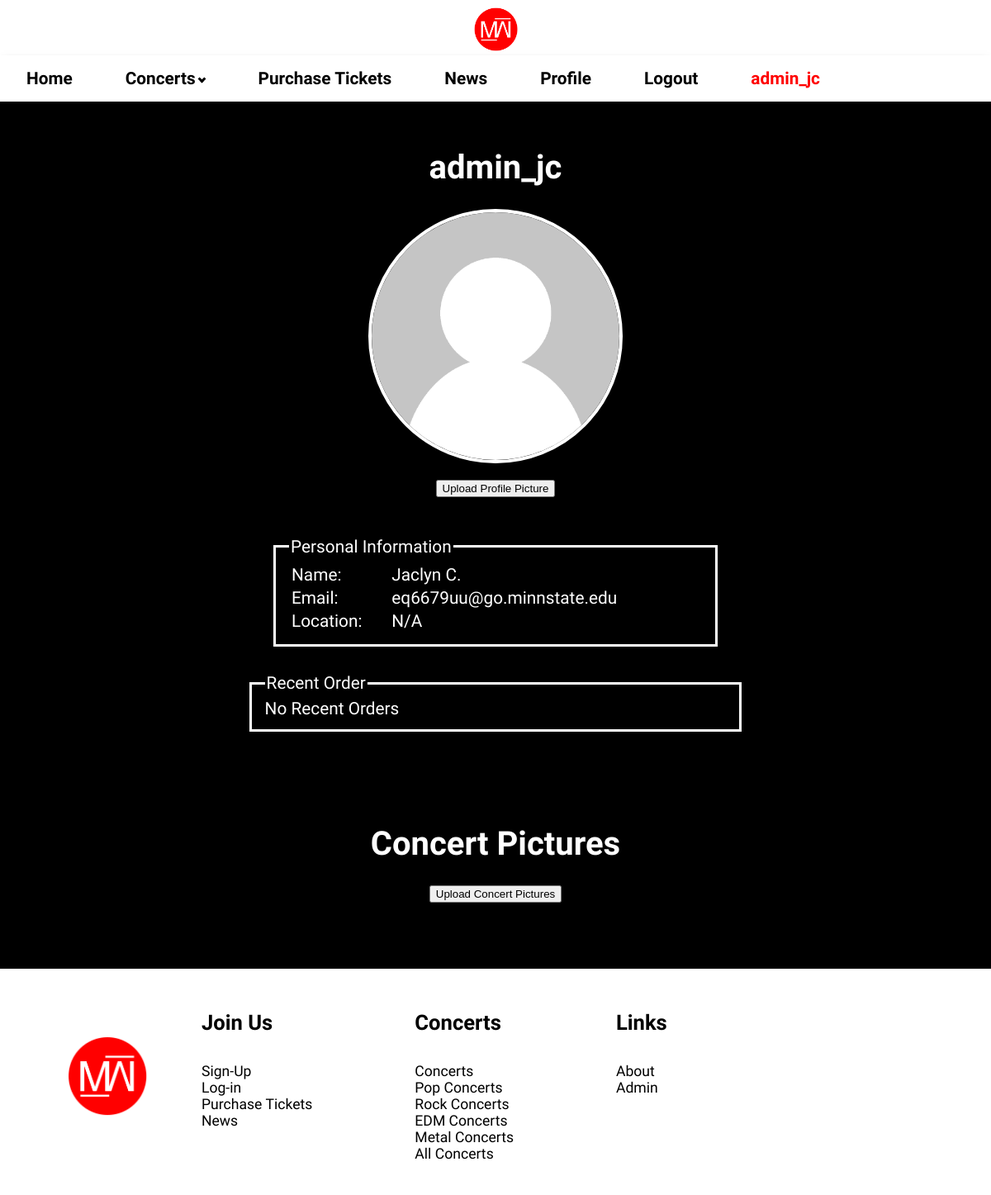
Page /Profile.php (signed in) on the committed database.
### tables this page shows
create table users (
userID int(11) unsigned NOT NULL PRIMARY KEY AUTO_INCREMENT,
Username varchar(25) NOT NULL,
Password varchar(255) NOT NULL,
Email varchar(50) NOT NULL,
Firstname varchar(25) NOT NULL,
Lastname varchar(25) NOT NULL,
Street varchar(25),
City varchar(25),
State varchar(25),
prof_picture varchar(50),
created timestamp NOT NULL DEFAULT CURRENT_TIMESTAMP ON UPDATE CURRENT_TIMESTAMP,
admin tinyint(1) not null default '0'
);

### Profile.php (the view, shortened to what this page needs)
<?php
include('loginfunctions.php');
?>
<!DOCTYPE html>
<head>
<link rel="stylesheet" type="text/css" href="css/generalstylesheet.css">
<link rel="stylesheet" type="text/css" href="css/Profile.css">
</head>
<body>
<h1><?php echo $_SESSION['username']; ?></h1>
<?php
include("config.php");
?>
<div class='centered'>
<?php
	$sql = "SELECT prof_picture FROM users WHERE username='".$_SESSION['username']."'";
	$result = mysqli_query($link,$sql);
	$row = mysqli_fetch_array($result);
  if (empty($row['prof_picture'])){
    echo '
    <img src="Profile/nopic.png" height="300" width="300" id=\'profile-picture\'><br>';
  }else {
    echo '
    <img src="Profile/'.$row['prof_picture'].'
    " height="300" width="300" id=\'profile-picture\'><br>';
  }
?>
    <button onclick="myFunction1()" class='button' id='profpic-button'>Upload Profile Picture</button>
</div>
	    <?php
			$sql = "SELECT * FROM users where username='".$_SESSION['username']."'";
			$result = mysqli_query($link,$sql);
			echo "<fieldset id='info'>";
			echo "<legend>Personal Information</legend>";
			echo "<table>";
			while($row = mysqli_fetch_array($result)) {
				echo "<tr>";
				echo "<td>Name:</td>";
				echo "<td>" . $row['Firstname'] . " ". $row['Lastname'] . "</td>";
				echo "</tr><tr>";
				echo "<td>Email:</td>";
				echo "<td>" . $row['Email'] . "</td>";
				echo "</tr><tr>";
        echo "<td>Location:</td>";
        if(empty($row['Street']) && empty($row['City']) && empty($row['State'])){
          echo "<td>N/A</td>";
        }else {
          echo "<td>" . $row['Street'] . ", " . $row['City'] . ", " . $row['State'] . "</td>";
        }
				echo "</tr>";
			}
			echo "</table>";
			echo "</fieldset>";
      ?>
    <?php
    echo "<div id='orders-container'>";
  	echo "<fieldset id='orders'>";
	echo "<legend>Recent Order</legend>";
			echo "</fieldset>";
      echo "</div>";
		?>
<h1 class="head">Concert Pictures</h1>
  <div class='centered'>
    <button onclick="myFunction2()" class="button">Upload Concert Pictures</button>
  </div>
</body>
</html>

### css/generalstylesheet.css (style rules this page uses)
body { font-family: 'Staatliches', sans-serif; margin: 0; padding: 0; width: 100%; height: 100%; }
header { padding-top: .5rem; background-color: white; text-align: center; }
h4 { font-size: 1.6rem; }
footer { background-color: white; width: 100%; color: black; margin-top: 5rem; padding-bottom: 1.5rem; position: absolute; }
footer img { margin-top: 5rem; margin-left: 5rem; }
footer ul { display: inline-block; vertical-align: top; text-align: left; padding-left: 5%; padding-right: 5%; }
footer li { list-style-type: none; }
footer li a { color: black; text-decoration: none; font-size: 1.1rem; }

### css/Profile.css (style rules this page uses)
body { background-color: black; color: white; }
h1 { text-align: center; margin-top: 7rem; font-size: 2.5rem; }
.centered { text-align: center; }
#profile-picture { border-radius: 300px; border: solid white 4px; }
#profpic-button { margin-bottom: 2rem; }
#profpic-button, #profpic-form { margin-top: 1rem; }
#info { width: 500px; margin-left: auto; margin-right: auto; margin-top: 1rem; font-size: 1.3rem; border: solid white; }
#info table { width: 500px; }
#orders-container { width: 600px; margin-left: auto; margin-right: auto; font-size: 1.3rem; margin-top: 2rem; }
#orders { border: solid white; }

### rows in the picture
users: Firstname "Jaclyn", Lastname "C.", Email "eq6679uu@go.minnstate.edu", shows "N/A"

### other values in the picture
$username "admin_jc"
$_SESSION['username'] "admin_jc"
